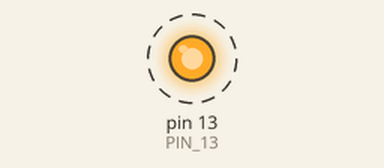
Simulated run of this sketch. Board: Arduino Uno, built with avr-gcc and run on an emulated ATmega328P. On the bench: output pins drawn as LEDs (lit = HIGH). Dashed ring = blinking.

Above: at 0.5 s.
Timing chart, 0 to 4.6 s (numbered marks = the images above):
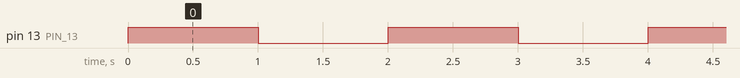

The sketch:

Exercise_1.ino
```cpp
#define PIN_13 13         // Pin 13 has an LED connected on most Arduino
#define DELAY_TIME 1000   // 1 sec

void setup() {
  pinMode(PIN_13, OUTPUT); // Initialize the digital pin as output
}

void loop() {
  digitalWrite(PIN_13, HIGH); // Turn the LED on (HIGH is the voltaje level)
  delay(DELAY_TIME);          // Wait for a second
  digitalWrite(PIN_13, LOW);  // Turn of the LED
  delay(DELAY_TIME);          // Wait for a second
}
```

Measured:
- by itself, pin 13 (PIN_13): alternates HIGH for 1.0 s and LOW for 1.0 s
